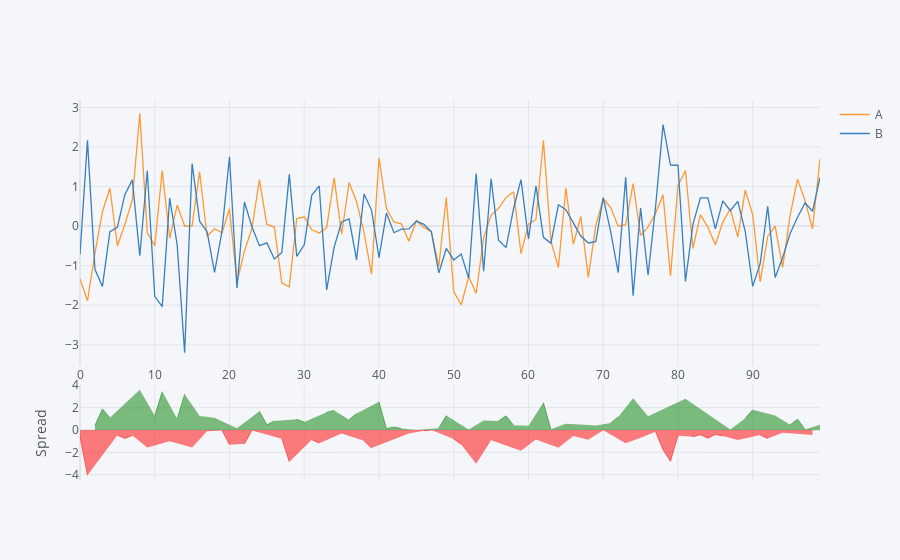

Write notebook code for a chart like this one.
### Code cell
df[['A','B']].iplot(kind = 'spread')
